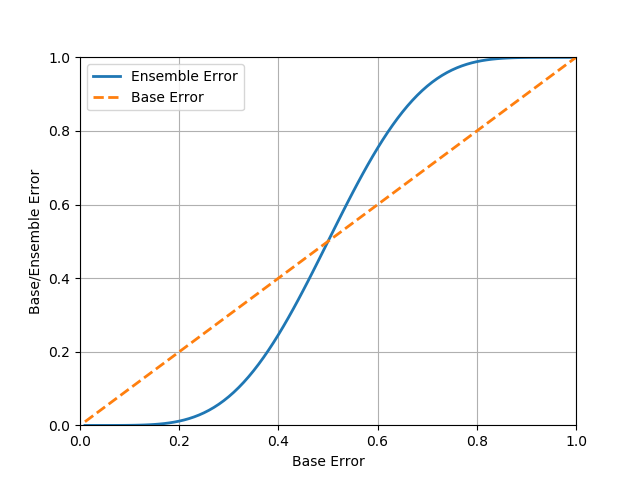

Reproduce this figure in Python.
from scipy.misc import comb
import math
import numpy as np
import matplotlib.pyplot as plt


def ensemble_error(n_classifier, error):
    k_start = int(math.ceil(n_classifier / 2.0))
    probs = [comb(n_classifier, k) * error ** k * (1 - error) ** (n_classifier - k)
             for k in range(k_start, n_classifier + 1)]
    return sum(probs)


if __name__ == '__main__':
    error_range = np.arange(0.01, 1.01, 0.01)
    ens_err = [ensemble_error(n_classifier=11, error=error)
               for error in error_range]
    plt.plot(error_range, ens_err, label='Ensemble Error', linewidth=2)
    plt.plot(error_range, error_range, label='Base Error',
             linewidth=2, linestyle='--')
    plt.xlim([0.0, 1.0])
    plt.ylim([0.0, 1.0])
    plt.xlabel('Base Error')
    plt.ylabel('Base/Ensemble Error')
    plt.legend(loc='upper left')
    plt.grid()
    plt.show()
